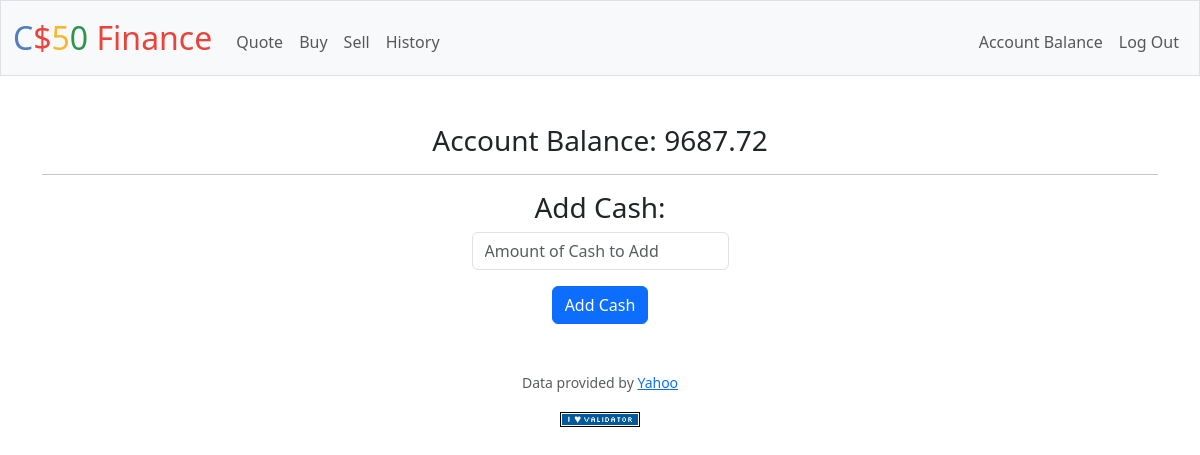
Page /cash (signed in) on the earlier database version.
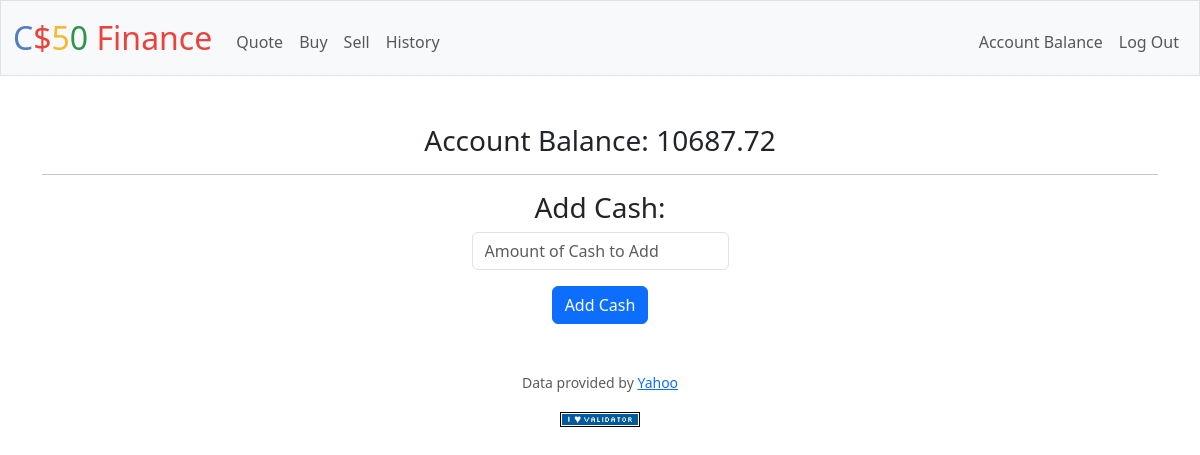
Same page on the later database version.
### tables this page shows
CREATE TABLE users (id INTEGER PRIMARY KEY AUTOINCREMENT NOT NULL, username TEXT NOT NULL, hash TEXT NOT NULL, cash NUMERIC NOT NULL DEFAULT 10000.00);

### app.py (the view)
@app.route("/cash", methods=["GET", "POST"])
@login_required
def cash():
    get_balance = db.execute("SELECT cash FROM users WHERE id = ?", session["user_id"])
    balance = get_balance[0]["cash"]
    if request.method == "POST":
        addcash = float(balance) + float(request.form.get("cash"))
        db.execute("UPDATE users SET cash = ? WHERE id = ?", addcash, session["user_id"])
    else:
        return render_template("cash.html", balance=balance)
    return redirect("/")

### app.py (called while the page is built)
@app.after_request
def after_request(response):
    response.headers["Cache-Control"] = "no-cache, no-store, must-revalidate"
    response.headers["Expires"] = 0
    response.headers["Pragma"] = "no-cache"
    return response

### helpers.py (called while the page is built)
def login_required(f):
    @wraps(f)
    def decorated_function(*args, **kwargs):
        if session.get("user_id") is None:
            return redirect("/login")
        return f(*args, **kwargs)
    return decorated_function

### templates/cash.html (shortened to what this page needs)
{% extends "layout.html" %}
{% block main %}
    <h3>Account Balance: {{ balance }}</h3>
    <hr>
    <h3>Add Cash:</h3>
    <form action="/cash" method="post">
        <div class="mb-3">
            <input autocomplete="off" autofocus class="form-control mx-auto w-auto" name="cash" placeholder="Amount of Cash to Add" type="text">
        </div>
        <button class="btn btn-primary" type="submit">Add Cash</button>
    </form>
{% endblock %}

### templates/layout.html (shortened to what this page needs)
<!DOCTYPE html>
<html lang="en">
    <head>
        <link href="https://cdn.jsdelivr.net/npm/bootstrap@5.3.3/dist/css/bootstrap.min.css" rel="stylesheet">
        <link href="/static/styles.css" rel="stylesheet">
    </head>
    <body>
        <nav class="bg-light border navbar navbar-expand-md navbar-light">
            <div class="container-fluid">
                <a class="navbar-brand" href="/"><span class="blue">C</span><span class="red">$</span><span class="yellow">5</span><span class="green">0</span> <span class="red">Finance</span></a>
                <div class="collapse navbar-collapse" id="navbar">
                    {% if session["user_id"] %}
                        <ul class="navbar-nav me-auto mt-2">
                            <li class="nav-item"><a class="nav-link" href="/quote">Quote</a></li>
                            <li class="nav-item"><a class="nav-link" href="/buy">Buy</a></li>
                            <li class="nav-item"><a class="nav-link" href="/sell">Sell</a></li>
                            <li class="nav-item"><a class="nav-link" href="/history">History</a></li>
                        </ul>
                        <ul class="navbar-nav ms-auto mt-2">
                            <li class="nav-item"><a class="nav-link" href="/cash">Account Balance</a></li>
                            <li class="nav-item"><a class="nav-link" href="/logout">Log Out</a></li>
                        </ul>
                    {% else %}
                        <ul class="navbar-nav ms-auto mt-2">
                            <li class="nav-item"><a class="nav-link" href="/register">Register</a></li>
                            <li class="nav-item"><a class="nav-link" href="/login">Log In</a></li>
                        </ul>
                    {% endif %}
                </div>
            </div>
        </nav>
        <main class="container py-5 text-center">
            {% block main %}{% endblock %}
        </main>
        <footer class="mb-5">
            <p class="mb-3 small text-center text-muted">
                Data provided by <a href="https://finance.yahoo.com/">Yahoo</a>
            </p>
            <form action="https://validator.w3.org/check" class="text-center" enctype="multipart/form-data" method="post" target="_blank">
                <input alt="Validate" src="/static/I_heart_validator.png" type="image">
            </form>
        </footer>
    </body>
</html>

### static/styles.css (style rules this page uses)
nav .navbar-brand { font-size: xx-large; }
nav .navbar-brand .blue { color: #537fbe; }
nav .navbar-brand .red { color: #ea433b; }
nav .navbar-brand .yellow { color: #f5b82e; }
nav .navbar-brand .green { color: #2e944b; }

Differences in the rows shown:
changed users: cash "9687.72" → "10687.72"
